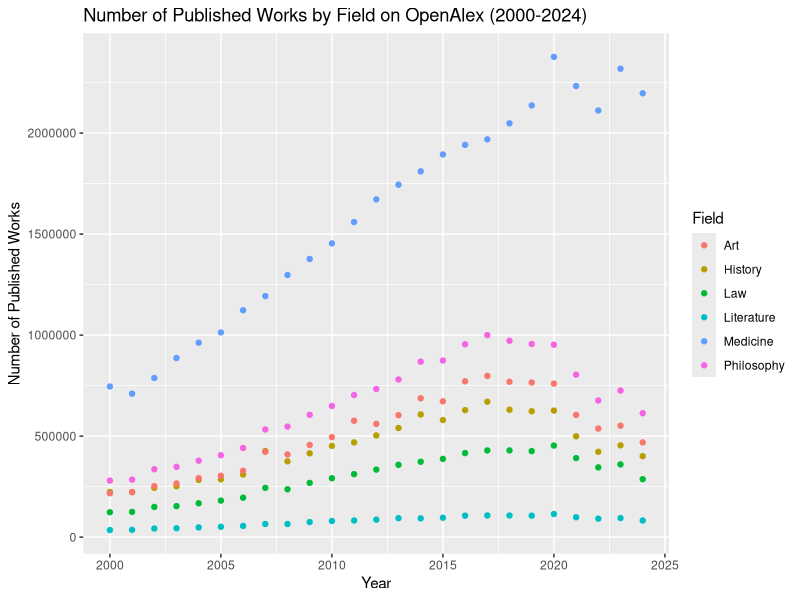

This figure's R source:
## ---- chunk 1
knitr::opts_chunk$set(echo = FALSE)
library(tidyverse)
## ---- chunk 2
history <- read_csv("./history_counts.csv",show_col_types = FALSE) |> mutate(topic=c("History"))
philo <- read_csv("./philosophy_counts.csv",show_col_types = FALSE) |> mutate(topic=c("Philosophy"))
art <- read_csv("./art_counts.csv",show_col_types = FALSE) |> mutate(topic=c("Art"))
lit <- read_csv("./literature_counts.csv",show_col_types = FALSE) |> mutate(topic=c("Literature"))
law <- read_csv("./law_counts.csv",show_col_types = FALSE) |> mutate(topic=c("Law"))
medicine <- read_csv("./medicine_counts.csv",show_col_types = FALSE) |> mutate(topic=c("Medicine"))
all_topics <- bind_rows(history,philo,art,lit,law,medicine) |> filter(name <=2024, name >= 2000)
ggplot(all_topics,aes(x=name,y=count,color=topic)) + geom_point() + labs(title="Number of Published Works by Field on OpenAlex (2000-2024)",x="Year",y="Number of Published Works",color="Field")
